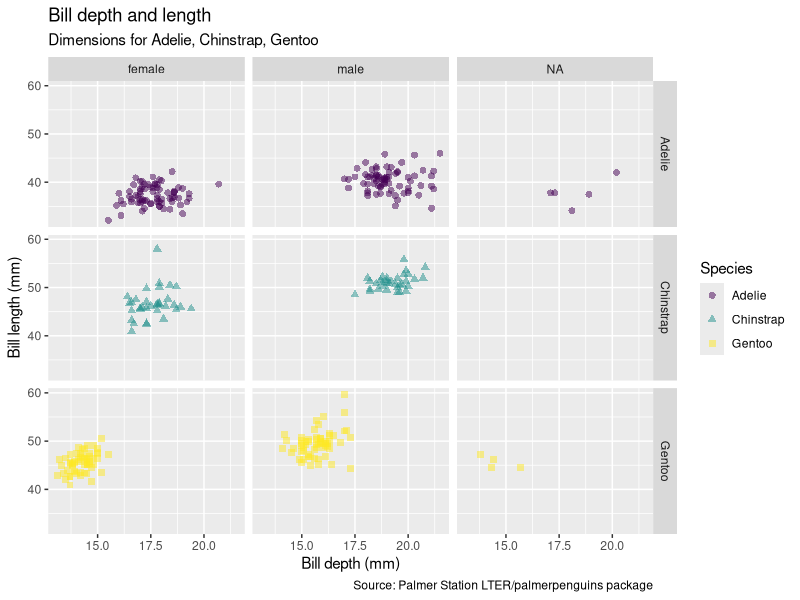

Write the R code that produced this figure.
################################################################
### This is my first ggplot2 from Week3 -- Tuesday Lab
### Created by: Joynaline Hart
### Created on: 2022-02-08
###############################################################

### Load libraries #####
library(tidyverse) #Do this every time, be sure you are in the line and hit run
library(palmerpenguins) #Calling palmerpenguins from the tidyverse -- install the palmerpenguins first

### Data analysis #####
glimpse(penguins) #visualize the data, tells you the DATA TYPES -- factors, double, integer 

### ggplot line  #####
ggplot(data=penguins,                      #I am getting ready to plot the penguin data -- but idk which is which yet -- gray screen (PLOTS) in lower right
  mapping = aes(x = bill_depth_mm,         #x-axis = shows what it is set for with numbers on the x axis -- MAPPING = getting the data we need
                y = bill_length_mm,        #Y-axis = shows what it is set for
                color = species,           #randomly picks a color for the species
                shape = species            #changing the shape
               #size = boddy_mass_g,       #bigger circles relative to smaller and bigger penguins
               #alpha = flipper_length_mm  #lower alpha means lower transparent; higher alpha is higher transparency 
               ))+
  geom_point(size=2, alpha=0.5) +          #ADD + = because we add another layer -- i want it to be POINTS; instead of doing size and alpha from aes, you can set this within the geom       
    labs(title="Bill depth and length",    #ADD + = another layer -- TITLE SHOULD POP AT THE TOP -- LABS = how data looks
        subtitle = "Dimensions for Adelie, Chinstrap, Gentoo",     #Subtitle should show up below the TITLE
        x = "Bill depth (mm)", y = "Bill length (mm)",             #making the labels in x and y PRETTIER -- how we want the label to look
        color = "Species",                                         #changes from lower case 'species' to upper case 'Species'
        shape = "Species",                 #saying that the shape is Species
        caption = "Source: Palmer Station LTER/palmerpenguins package") + #bottom of the figure where the data comes from -- if the data is not yours
    scale_color_viridis_d() +              #ADD + = new layer; change the colors
    facet_grid(species~sex)                #column ~ rows within the parenthesis -- add grids on the side; '~' = species as a function of sex; two arguments AT ALL TIMES
    #facet_wrap (~species)                 #ADD + = wraps your data by species in the column area, 3 columns
    #facet_wrap (~species, ncol=2)         #ADD + = forces it to have two columns; n=1 -- put everything on top of each other
    #guides (color=FALSE)                  #ADD + = removes the legend while you set it to FALSE     
